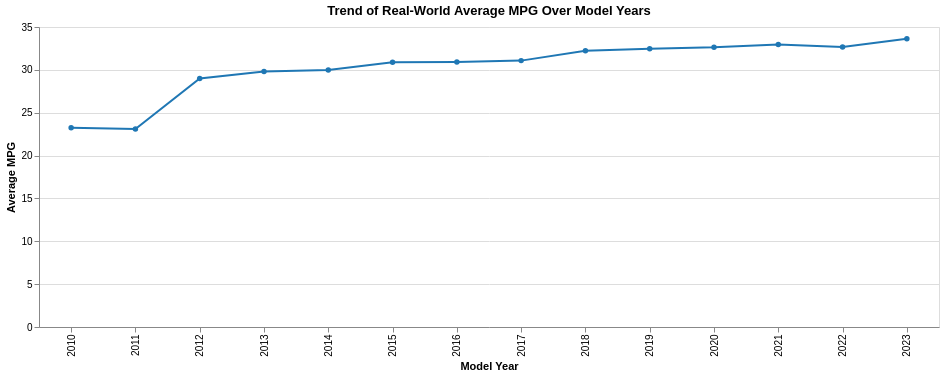

Notebook code for this chart:
### Markdown cell above
#### Step 1: Creating a Basic Line Chart

In this step, we create a simple line chart that shows the trend of Average MPG over different model years. This chart does not yet include tootltips.

### Code cell
line_chart = alt.Chart(manufacturer_epa_df).mark_line(point=True).encode(
    x=alt.X('Model Year:O', title="Model Year"),
    y=alt.Y('mean(Real-World MPG):Q', title="Average MPG"),
    color=alt.value("#1f77b4")
)

line_chart = line_chart.properties(title="Trend of Real-World Average MPG Over Model Years", height=300, width=900)

line_chart

### Figure 1 — Vega-Lite specification as saved in the notebook (floating-point values rounded to 4 significant figures; data arrays with more than 128 entries replaced by an {"elided": "..."} marker saying what was removed)
{"config": {"view": {"continuousWidth": 300, "continuousHeight": 300}}, "data": {"name": "data-37286fbe657fdab6e3985a373480bec5"}, "mark": {"type": "line", "point": true}, "encoding": {"color": {"value": "#1f77b4"}, "x": {"field": "Model Year", "title": "Model Year", "type": "ordinal"}, "y": {"aggregate": "mean", "field": "Real-World MPG", "title": "Average MPG", "type": "quantitative"}}, "height": 300, "title": "Trend of Real-World Average MPG Over Model Years", "width": 900, "$schema": "https://vega.github.io/schema/vega-lite/v5.8.0.json", "datasets": {"data-37286fbe657fdab6e3985a373480bec5": {"elided": "196 records"}}}
